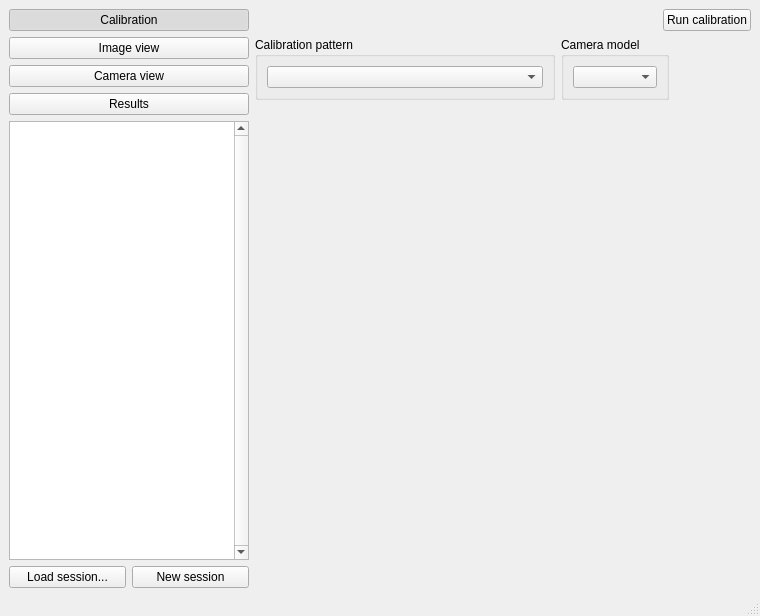
<?xml version="1.0" encoding="UTF-8"?>
<ui version="4.0">
 <class>Z3D::ZMultiCameraCalibratorWidget</class>
 <widget class="QWidget" name="Z3D::ZMultiCameraCalibratorWidget">
  <property name="geometry">
   <rect>
    <x>0</x>
    <y>0</y>
    <width>760</width>
    <height>616</height>
   </rect>
  </property>
  <property name="windowTitle">
   <string>Multi camera calibration</string>
  </property>
  <layout class="QVBoxLayout" name="verticalLayout_8">
   <property name="leftMargin">
    <number>0</number>
   </property>
   <property name="topMargin">
    <number>0</number>
   </property>
   <property name="rightMargin">
    <number>0</number>
   </property>
   <property name="bottomMargin">
    <number>0</number>
   </property>
   <item>
    <layout class="QHBoxLayout" name="horizontalLayout_4">
     <property name="leftMargin">
      <number>9</number>
     </property>
     <property name="topMargin">
      <number>9</number>
     </property>
     <property name="rightMargin">
      <number>9</number>
     </property>
     <item>
      <layout class="QVBoxLayout" name="verticalLayout_2">
       <item>
        <widget class="QPushButton" name="calibrationPatternViewButton">
         <property name="sizePolicy">
          <sizepolicy hsizetype="Minimum" vsizetype="Fixed">
           <horstretch>0</horstretch>
           <verstretch>0</verstretch>
          </sizepolicy>
         </property>
         <property name="text">
          <string>Calibration</string>
         </property>
         <property name="checkable">
          <bool>true</bool>
         </property>
         <property name="checked">
          <bool>true</bool>
         </property>
         <property name="autoExclusive">
          <bool>true</bool>
         </property>
        </widget>
       </item>
       <item>
        <widget class="QPushButton" name="imageViewPageButton">
         <property name="sizePolicy">
          <sizepolicy hsizetype="Minimum" vsizetype="Fixed">
           <horstretch>0</horstretch>
           <verstretch>0</verstretch>
          </sizepolicy>
         </property>
         <property name="text">
          <string>Image view</string>
         </property>
         <property name="checkable">
          <bool>true</bool>
         </property>
         <property name="autoExclusive">
          <bool>true</bool>
         </property>
        </widget>
       </item>
       <item>
        <widget class="QPushButton" name="cameraViewPageButton">
         <property name="sizePolicy">
          <sizepolicy hsizetype="Minimum" vsizetype="Fixed">
           <horstretch>0</horstretch>
           <verstretch>0</verstretch>
          </sizepolicy>
         </property>
         <property name="text">
          <string>Camera view</string>
         </property>
         <property name="checkable">
          <bool>true</bool>
         </property>
         <property name="autoExclusive">
          <bool>true</bool>
         </property>
        </widget>
       </item>
       <item>
        <widget class="QPushButton" name="calibrationPageButton">
         <property name="sizePolicy">
          <sizepolicy hsizetype="Minimum" vsizetype="Fixed">
           <horstretch>0</horstretch>
           <verstretch>0</verstretch>
          </sizepolicy>
         </property>
         <property name="text">
          <string>Results</string>
         </property>
         <property name="checkable">
          <bool>true</bool>
         </property>
         <property name="autoExclusive">
          <bool>true</bool>
         </property>
        </widget>
       </item>
       <item>
        <widget class="QListView" name="listView">
         <property name="sizePolicy">
          <sizepolicy hsizetype="Preferred" vsizetype="Expanding">
           <horstretch>0</horstretch>
           <verstretch>0</verstretch>
          </sizepolicy>
         </property>
         <property name="minimumSize">
          <size>
           <width>240</width>
           <height>0</height>
          </size>
         </property>
         <property name="maximumSize">
          <size>
           <width>240</width>
           <height>16777215</height>
          </size>
         </property>
         <property name="verticalScrollBarPolicy">
          <enum>Qt::ScrollBarAlwaysOn</enum>
         </property>
         <property name="editTriggers">
          <set>QAbstractItemView::NoEditTriggers</set>
         </property>
         <property name="viewMode">
          <enum>QListView::IconMode</enum>
         </property>
         <property name="uniformItemSizes">
          <bool>true</bool>
         </property>
         <property name="selectionRectVisible">
          <bool>false</bool>
         </property>
        </widget>
       </item>
       <item>
        <layout class="QHBoxLayout" name="horizontalLayout">
         <property name="bottomMargin">
          <number>0</number>
         </property>
         <item>
          <widget class="QPushButton" name="loadSessionButton">
           <property name="sizePolicy">
            <sizepolicy hsizetype="Minimum" vsizetype="Fixed">
             <horstretch>0</horstretch>
             <verstretch>0</verstretch>
            </sizepolicy>
           </property>
           <property name="text">
            <string>Load session...</string>
           </property>
          </widget>
         </item>
         <item>
          <widget class="QPushButton" name="newSessionButton">
           <property name="sizePolicy">
            <sizepolicy hsizetype="Minimum" vsizetype="Fixed">
             <horstretch>0</horstretch>
             <verstretch>0</verstretch>
            </sizepolicy>
           </property>
           <property name="text">
            <string>New session</string>
           </property>
          </widget>
         </item>
        </layout>
       </item>
      </layout>
     </item>
     <item>
      <widget class="QStackedWidget" name="stackedWidget">
       <property name="currentIndex">
        <number>0</number>
       </property>
       <widget class="QWidget" name="calibrationPage">
        <layout class="QGridLayout" name="gridLayout_4">
         <property name="leftMargin">
          <number>0</number>
         </property>
         <property name="topMargin">
          <number>0</number>
         </property>
         <property name="rightMargin">
          <number>0</number>
         </property>
         <property name="bottomMargin">
          <number>0</number>
         </property>
         <item row="1" column="2">
          <spacer name="horizontalSpacer_5">
           <property name="orientation">
            <enum>Qt::Horizontal</enum>
           </property>
           <property name="sizeHint" stdset="0">
            <size>
             <width>1</width>
             <height>20</height>
            </size>
           </property>
          </spacer>
         </item>
         <item row="1" column="1">
          <layout class="QVBoxLayout" name="verticalLayout">
           <item>
            <widget class="QGroupBox" name="groupBox_5">
             <property name="title">
              <string>Camera model</string>
             </property>
             <layout class="QGridLayout" name="gridLayout">
              <item row="0" column="0">
               <widget class="QComboBox" name="cameraModelTypeComboBox"/>
              </item>
             </layout>
            </widget>
           </item>
           <item>
            <layout class="QVBoxLayout" name="cameraModelConfigLayout"/>
           </item>
           <item>
            <spacer name="verticalSpacer">
             <property name="orientation">
              <enum>Qt::Vertical</enum>
             </property>
             <property name="sizeHint" stdset="0">
              <size>
               <width>20</width>
               <height>40</height>
              </size>
             </property>
            </spacer>
           </item>
          </layout>
         </item>
         <item row="0" column="0" colspan="3">
          <layout class="QHBoxLayout" name="horizontalLayout_5">
           <item>
            <spacer name="horizontalSpacer_3">
             <property name="orientation">
              <enum>Qt::Horizontal</enum>
             </property>
             <property name="sizeHint" stdset="0">
              <size>
               <width>40</width>
               <height>20</height>
              </size>
             </property>
            </spacer>
           </item>
           <item>
            <widget class="QPushButton" name="runCalibrationButton">
             <property name="text">
              <string>Run calibration</string>
             </property>
            </widget>
           </item>
          </layout>
         </item>
         <item row="1" column="0">
          <layout class="QVBoxLayout" name="verticalLayout_3">
           <item>
            <widget class="QGroupBox" name="groupBox_2">
             <property name="minimumSize">
              <size>
               <width>300</width>
               <height>0</height>
              </size>
             </property>
             <property name="title">
              <string>Calibration pattern</string>
             </property>
             <layout class="QGridLayout" name="gridLayout_2">
              <item row="0" column="0">
               <widget class="QComboBox" name="calibrationPatternTypeComboBox"/>
              </item>
             </layout>
            </widget>
           </item>
           <item>
            <layout class="QVBoxLayout" name="calibrationPatternConfigLayout"/>
           </item>
           <item>
            <spacer name="verticalSpacer_2">
             <property name="orientation">
              <enum>Qt::Vertical</enum>
             </property>
             <property name="sizeHint" stdset="0">
              <size>
               <width>20</width>
               <height>40</height>
              </size>
             </property>
            </spacer>
           </item>
          </layout>
         </item>
        </layout>
       </widget>
       <widget class="QWidget" name="imageViewPage">
        <layout class="QVBoxLayout" name="verticalLayout_6">
         <property name="leftMargin">
          <number>0</number>
         </property>
         <property name="topMargin">
          <number>0</number>
         </property>
         <property name="rightMargin">
          <number>0</number>
         </property>
         <property name="bottomMargin">
          <number>0</number>
         </property>
         <item>
          <layout class="QHBoxLayout" name="horizontalLayout_3">
           <item>
            <spacer name="horizontalSpacer_2">
             <property name="orientation">
              <enum>Qt::Horizontal</enum>
             </property>
             <property name="sizeHint" stdset="0">
              <size>
               <width>40</width>
               <height>20</height>
              </size>
             </property>
            </spacer>
           </item>
           <item>
            <widget class="QComboBox" name="imageViewTypeComboBox">
             <property name="minimumSize">
              <size>
               <width>240</width>
               <height>0</height>
              </size>
             </property>
            </widget>
           </item>
          </layout>
         </item>
         <item>
          <layout class="QHBoxLayout" name="imageViewsLayout"/>
         </item>
        </layout>
       </widget>
       <widget class="QWidget" name="cameraViewPage">
        <layout class="QVBoxLayout" name="verticalLayout_5">
         <property name="leftMargin">
          <number>0</number>
         </property>
         <property name="topMargin">
          <number>0</number>
         </property>
         <property name="rightMargin">
          <number>0</number>
         </property>
         <property name="bottomMargin">
          <number>0</number>
         </property>
         <item>
          <layout class="QHBoxLayout" name="horizontalLayout_2">
           <item>
            <widget class="QPushButton" name="cameraSettingsButton">
             <property name="text">
              <string>Camera settings...</string>
             </property>
            </widget>
           </item>
           <item>
            <spacer name="horizontalSpacer">
             <property name="orientation">
              <enum>Qt::Horizontal</enum>
             </property>
             <property name="sizeHint" stdset="0">
              <size>
               <width>40</width>
               <height>20</height>
              </size>
             </property>
            </spacer>
           </item>
           <item>
            <widget class="QCheckBox" name="saveOnlyValidImagesCheckBox">
             <property name="text">
              <string>Save only valid images</string>
             </property>
            </widget>
           </item>
           <item>
            <widget class="QPushButton" name="saveCameraImageButton">
             <property name="text">
              <string>Save image</string>
             </property>
            </widget>
           </item>
          </layout>
         </item>
         <item>
          <layout class="QHBoxLayout" name="cameraViewsLayout"/>
         </item>
        </layout>
       </widget>
       <widget class="QWidget" name="calibrationResultsPage">
        <layout class="QVBoxLayout" name="verticalLayout_4">
         <property name="leftMargin">
          <number>0</number>
         </property>
         <property name="topMargin">
          <number>0</number>
         </property>
         <property name="rightMargin">
          <number>0</number>
         </property>
         <property name="bottomMargin">
          <number>0</number>
         </property>
         <item>
          <layout class="QHBoxLayout" name="horizontalLayout_6">
           <item>
            <spacer name="horizontalSpacer_6">
             <property name="orientation">
              <enum>Qt::Horizontal</enum>
             </property>
             <property name="sizeHint" stdset="0">
              <size>
               <width>40</width>
               <height>20</height>
              </size>
             </property>
            </spacer>
           </item>
           <item>
            <widget class="QPushButton" name="updateCamerasCalibrationButton">
             <property name="text">
              <string>Update camera calibration</string>
             </property>
            </widget>
           </item>
           <item>
            <widget class="QPushButton" name="saveToFileButton">
             <property name="text">
              <string>Save to file...</string>
             </property>
            </widget>
           </item>
          </layout>
         </item>
         <item>
          <layout class="QHBoxLayout" name="horizontalLayout_7">
           <item>
            <widget class="QGroupBox" name="groupBox_3">
             <property name="maximumSize">
              <size>
               <width>240</width>
               <height>16777215</height>
              </size>
             </property>
             <property name="title">
              <string>Calibration results</string>
             </property>
             <layout class="QGridLayout" name="gridLayout_5">
              <item row="4" column="0">
               <widget class="QLabel" name="label_9">
                <property name="text">
                 <string>Radial</string>
                </property>
               </widget>
              </item>
              <item row="5" column="2">
               <widget class="QPlainTextEdit" name="plainTextEdit">
                <property name="sizePolicy">
                 <sizepolicy hsizetype="Minimum" vsizetype="Expanding">
                  <horstretch>0</horstretch>
                  <verstretch>0</verstretch>
                 </sizepolicy>
                </property>
               </widget>
              </item>
              <item row="4" column="2">
               <widget class="QPlainTextEdit" name="plainTextEdit_2">
                <property name="sizePolicy">
                 <sizepolicy hsizetype="Minimum" vsizetype="Expanding">
                  <horstretch>0</horstretch>
                  <verstretch>0</verstretch>
                 </sizepolicy>
                </property>
               </widget>
              </item>
              <item row="2" column="2">
               <widget class="QLineEdit" name="lineEdit_3">
                <property name="sizePolicy">
                 <sizepolicy hsizetype="Minimum" vsizetype="Fixed">
                  <horstretch>0</horstretch>
                  <verstretch>0</verstretch>
                 </sizepolicy>
                </property>
               </widget>
              </item>
              <item row="0" column="0">
               <widget class="QLabel" name="label_5">
                <property name="text">
                 <string>Fx</string>
                </property>
               </widget>
              </item>
              <item row="1" column="0">
               <widget class="QLabel" name="label_6">
                <property name="text">
                 <string>Fy</string>
                </property>
               </widget>
              </item>
              <item row="2" column="0">
               <widget class="QLabel" name="label_7">
                <property name="text">
                 <string>Cx</string>
                </property>
               </widget>
              </item>
              <item row="0" column="2">
               <widget class="QLineEdit" name="lineEdit">
                <property name="sizePolicy">
                 <sizepolicy hsizetype="Minimum" vsizetype="Fixed">
                  <horstretch>0</horstretch>
                  <verstretch>0</verstretch>
                 </sizepolicy>
                </property>
               </widget>
              </item>
              <item row="3" column="0">
               <widget class="QLabel" name="label_8">
                <property name="text">
                 <string>Cy</string>
                </property>
               </widget>
              </item>
              <item row="3" column="2">
               <widget class="QLineEdit" name="lineEdit_4">
                <property name="sizePolicy">
                 <sizepolicy hsizetype="Minimum" vsizetype="Fixed">
                  <horstretch>0</horstretch>
                  <verstretch>0</verstretch>
                 </sizepolicy>
                </property>
               </widget>
              </item>
              <item row="5" column="0">
               <widget class="QLabel" name="label_10">
                <property name="text">
                 <string>Tangential</string>
                </property>
               </widget>
              </item>
              <item row="1" column="2">
               <widget class="QLineEdit" name="lineEdit_2">
                <property name="sizePolicy">
                 <sizepolicy hsizetype="Minimum" vsizetype="Fixed">
                  <horstretch>0</horstretch>
                  <verstretch>0</verstretch>
                 </sizepolicy>
                </property>
               </widget>
              </item>
             </layout>
            </widget>
           </item>
           <item>
            <widget class="QGroupBox" name="groupBox_6">
             <property name="title">
              <string>Distortion view</string>
             </property>
             <layout class="QVBoxLayout" name="verticalLayout_7">
              <item>
               <layout class="QVBoxLayout" name="distortionPlotLayout" stretch="0">
                <property name="topMargin">
                 <number>0</number>
                </property>
                <item>
                 <spacer name="horizontalSpacer_4">
                  <property name="orientation">
                   <enum>Qt::Horizontal</enum>
                  </property>
                  <property name="sizeHint" stdset="0">
                   <size>
                    <width>40</width>
                    <height>20</height>
                   </size>
                  </property>
                 </spacer>
                </item>
               </layout>
              </item>
             </layout>
            </widget>
           </item>
          </layout>
         </item>
        </layout>
       </widget>
      </widget>
     </item>
    </layout>
   </item>
   <item>
    <widget class="QStatusBar" name="statusbar"/>
   </item>
  </layout>
 </widget>
 <resources/>
 <connections/>
</ui>
